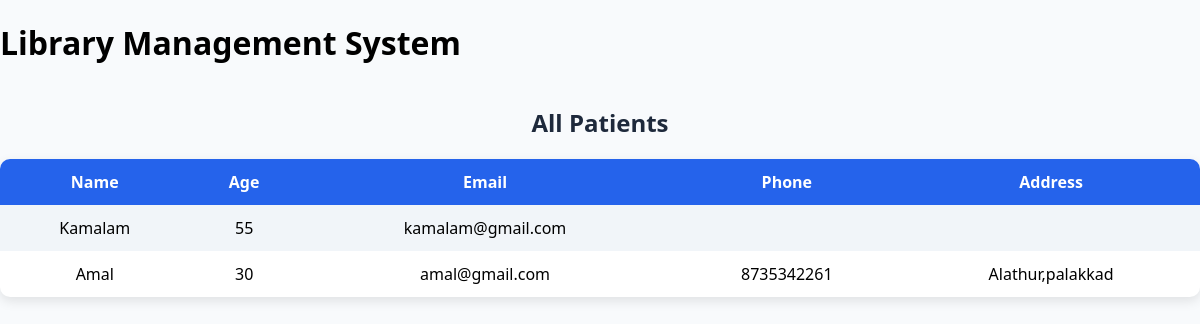
Before: /view-patients/ with the older database file.
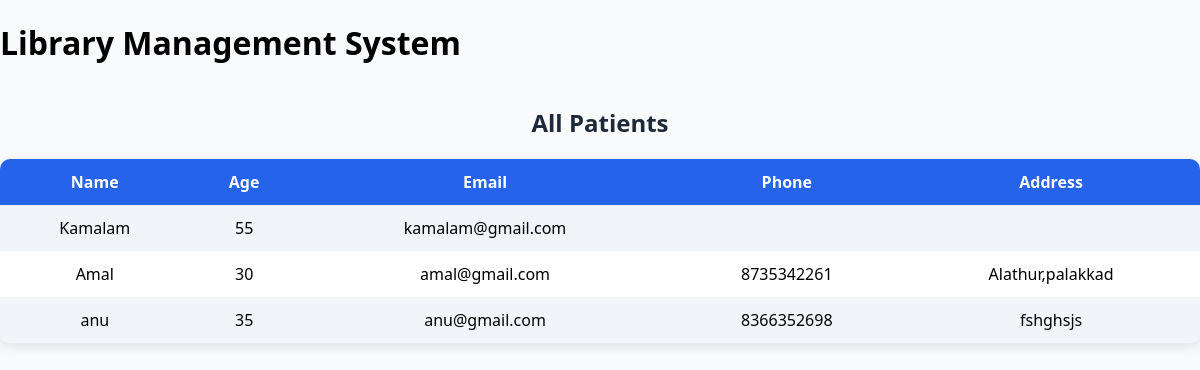
After: the same page with the newer database file.
### hospital/models.py (models this page shows, shortened)
class Patient(models.Model):
    name = models.CharField(max_length=100)
    age = models.IntegerField()
    email = models.EmailField(unique=True)
    phone = models.CharField(max_length=15)
    address = models.TextField()

### hospital/views.py (the view)
# urls.py: path('view-patients/',views.view_patients,name='view_patients'),
def view_patients(request):
    patients = Patient.objects.all()
    return render(request, 'view_patients.html', {'patients': patients})

### hospital/templates/view_patients.html
{% extends 'base.html' %}
{% block content %}
<h2 class="page-title">All Patients</h2>
<table>
<tr>
    <th>Name</th>
    <th>Age</th>
    <th>Email</th>
    <th>Phone</th>
    <th>Address</th>
</tr>
{% for patient in patients %}
<tr>
    <td>{{ patient.name }}</td>
    <td>{{ patient.age }}</td>
    <td>{{ patient.email }}</td>
    <td>{{ patient.phone }}</td>
    <td>{{ patient.address }}</td>
</tr>
{% empty %}
<tr>
    <td colspan="5">No Patients Found</td>
</tr>
{% endfor %}
</table>
{% endblock %}

Changed rows visible on the page:
added Patient: name "anu", age "35", email "anu@gmail.com", phone "8366352698", address "fshghsjs"
